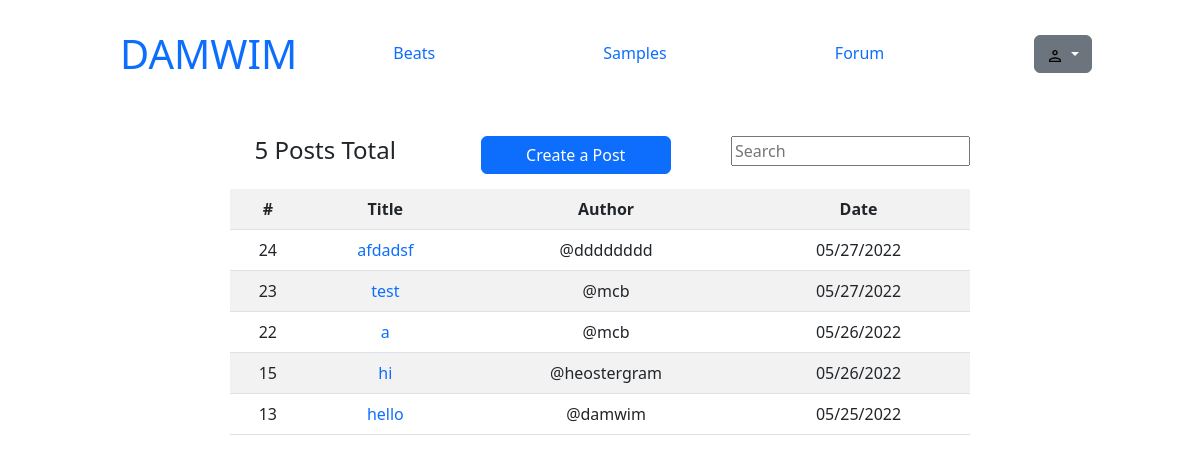
/ercf/posts/, run on an earlier commit of the app's database.
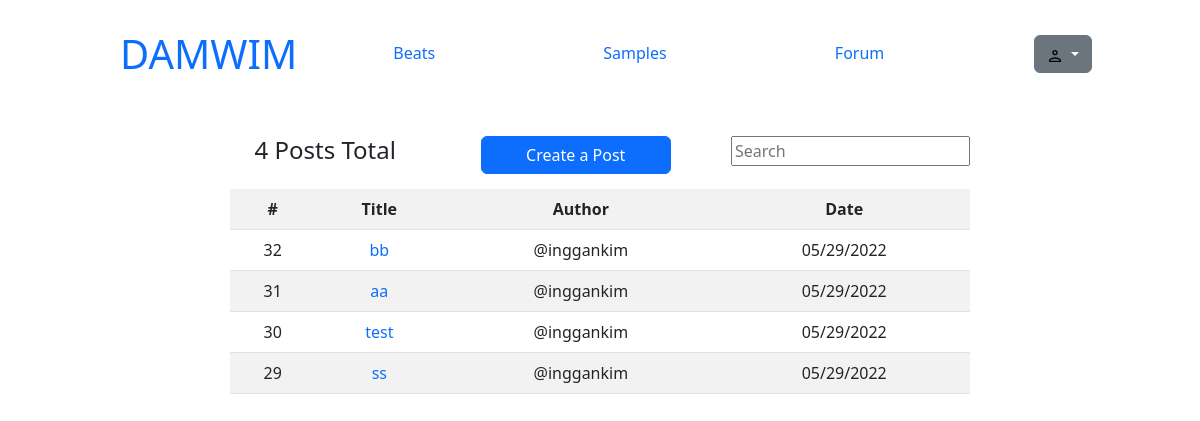
And on a later commit of the database.
### ercf/models.py (models this page shows, shortened)
class Post(models.Model):
    title = models.CharField(max_length=100)
    topic = models.ForeignKey(Topic, on_delete=models.SET_NULL, null=True)
    author = models.ForeignKey(User, on_delete=models.CASCADE)
    content = models.TextField(max_length=10000)
    date_posted = models.DateTimeField(auto_now_add=True)
    date_updated = models.DateTimeField(auto_now=True)

### ercf/views.py (the view)
# urls.py: path('posts/', views.posts, name='posts'),
def posts(request):
    q = request.GET.get("q") if request.GET.get("q") != None else ""
    topics = Topic.objects.all()
    posts = Post.objects.filter(
        Q(topic__name__icontains=q) |
        Q(title__icontains=q) |
        Q(content__icontains=q)
    ).order_by("-id")
    context = {
        "name": name,
        "posts": posts,
        "posts_count": posts.count(),
        "topics": topics
    }
    return render(request, "ercf/posts.html", context)

### ercf/templates/ercf/posts.html (shortened to what this page needs)
{% extends "ercf/layout.html" %}
{% load static %}
{% block body %}
<div class="search-container" style="margin-top: -100px;">
    <div>
    </div>
    <div style="padding: 30px;">
        <div class="posts-header">
            <h4>  {{posts_count}} Posts Total</h5>
            <a href="{% url "ercf:form" %}" type="button" class="btn btn-primary">Create a Post</a>
            <form method="GET" action="{% url "ercf:index" %}" style="float:left;">
                <input type="text" name="q" placeholder="Search"/>
            </form>
        </div>
        <table class="table table-striped" style="text-align: center;">
            <tr>
                <th>#</th>
                <th>Title</th>
                <th>Author</th>
                <th>Date</th>
            </tr>
            {% for post in posts %}
                <tr>
                    <td>{{ post.id }}</td>
                    <td><a href="{% url "ercf:post" post.id %}">{{ post.title }}</a></td>
                    <td>@{{ post.author }}</td>
                    <td>{{ post.date_posted|date:'m/d/20y'  }}</td>
                </tr>
            {% endfor %}
        </table>
    </div>
</div>
{% endblock %}

### ercf/templates/ercf/layout.html (shortened to what this page needs)
<!DOCTYPE html>
{% load static %}
<html>
    <link href="https://cdn.jsdelivr.net/npm/bootstrap@5.2.0-beta1/dist/css/bootstrap.min.css" rel="stylesheet">
<body>
    {% include "ercf/navbar.html" %}
    {% block body %}
    {% load static %}
    {% endblock %}
</body>
</html>

### ercf/templates/ercf/navbar.html (shortened to what this page needs)
{% load static %}
<div class="top">
    <div>
        <a class="logo" href="{% url "ercf:index" %}">
            <h1>DAMWIM</h1>
        </a>
    </div>
    <div class="navbar">
        <a href="{% url "ercf:beats" %}"><h6>Beats</h6></a>
        <a href="{% url "ercf:samples" %}"><h6>Samples</h6></a>
        <a href="{% url "ercf:posts" %}"><h6>Forum</h6></a>
    </div>
    <div class="dropdown" style="margin-top:5px; margin-left: 30px;">
        <button class="btn btn-secondary dropdown-toggle" type="button" id="dropdownMenuButton1" data-bs-toggle="dropdown" aria-expanded="false">
          <img style="width: 1.3vw; height: 1.3vw;" src="{% static "images/user.png" %}">
        </button>
    </div>
</div>
<br><br><br/><br/><br/>

### ercf/templates/ercf/navbar.html (style rules this page uses)
a { text-decoration: none; }
.logo { margin-left: 10vw; }
.top a { float: left; }
.navbar a { font-size: 1.5vw; margin-left:3vw; margin-right:5vw; }
.top { margin-top:30px; display:grid; grid-gap: 5vw; grid-template-columns: 1fr 3fr 1fr; }

### ercf/templates/ercf/posts.html (style rules this page uses)
.search-container { display: grid; grid-template-columns: 1fr 4fr 1fr; }
.posts-header { display:grid; grid-template-columns: 1fr 1fr 1fr; text-align: center; margin-bottom: 15px; grid-gap: 5vw; }

What changed in the data, as far as the page shows it:
removed Post: id "24", title "afdadsf", author "dddddddd", date_posted "05/27/2022"
removed Post: id "23", title "test", author "mcb", date_posted "05/27/2022"
removed Post: id "22", title "a", author "mcb", date_posted "05/26/2022"
removed Post: id "15", title "hi", author "heostergram", date_posted "05/26/2022"
removed Post: id "13", title "hello", author "damwim", date_posted "05/25/2022"
added Post: id "32", title "bb", author "inggankim", date_posted "05/29/2022"
added Post: id "31", title "aa", author "inggankim", date_posted "05/29/2022"
added Post: id "30", title "test", author "inggankim", date_posted "05/29/2022"
added Post: id "29", title "ss", author "inggankim", date_posted "05/29/2022"
Also different on the page:
{{ posts_count }}: "5" → "4"
